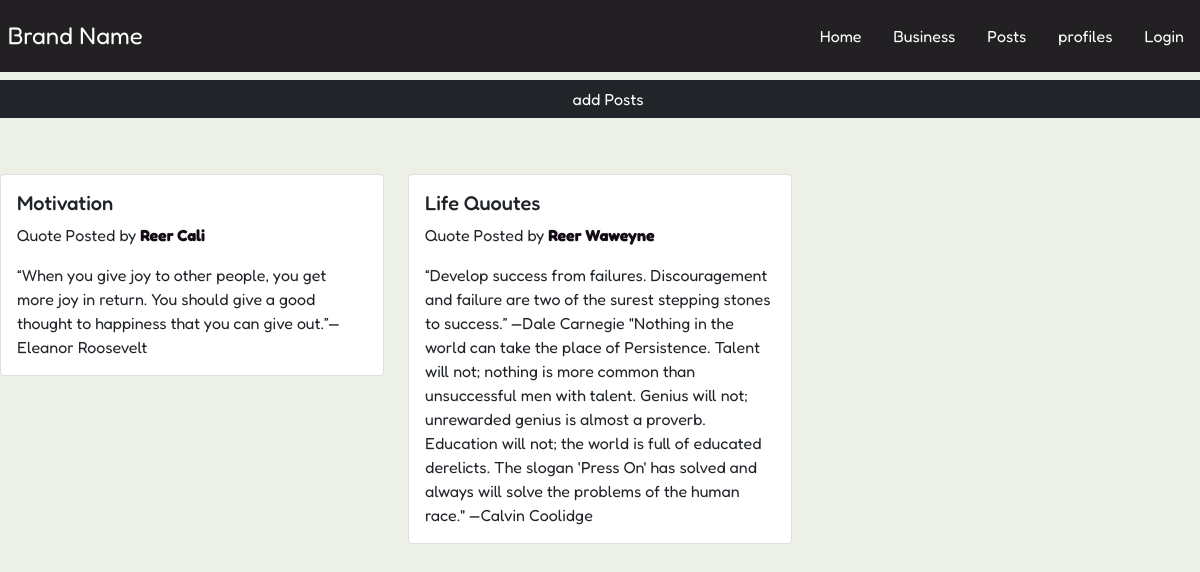
Page /post/ on the committed database.
### Myneighbor/models.py (models this page shows, shortened)
class Post(models.Model):
    title=models.CharField(max_length=200)
    post = models.TextField()
    neighbor = models.ForeignKey(Neighbor, on_delete=models.CASCADE, blank=True)
    created = models.DateTimeField(auto_now_add=True)
    id = models.UUIDField(default=uuid.uuid4,unique=True,primary_key=True,editable=False)

class Neighbor(models.Model):
    user= models.ForeignKey(Profile,null=True,blank=True,on_delete=models.SET_NULL)
    name=models.CharField(max_length=200)
    location=models.CharField(max_length=200,null=True,blank=True)
    occupation=models.CharField(max_length=200,null=True,blank=True)
    featured_image = models.ImageField(null=True,blank=True, default="default.jpg")
    created = models.DateTimeField(auto_now_add=True)
    id = models.UUIDField(default=uuid.uuid4,unique=True,primary_key=True,editable=False)

### Myneighbor/views.py (the view)
# urls.py: path('post/', views.post, name='post'),
def post(request):
    posts=Post.objects.all()
    context={'posts':posts}
    return render(request, 'posts/post.html', context)

### Myneighbor/templates/posts/post.html
{% extends 'base.html' %}
{% block content %}
<div class="col-md-12">
    <div class="row">
        <a href="" class="btn btn-dark m-2 ">add Posts</a>
        {% for post in posts %}
       <div class="col-md-4  ml-7">
            <div class="card caars my-5  "  >
                <div class="card-body">
                    <h5 class="card-title">{{post.title}}</h5>
                    <p>Quote Posted by <strong><a href="">{{post.neighbor.name}}</a> </strong></p>
                    <p class="card-text">{{post.post}}</p>
                </div>
              </div>
        </div>
        {% empty %}
        <h3>No  posts added</h3>
        {% endfor %}
    </div>
</div>
{% endblock%}

### static/styles/main.css (style rules this page uses)
* { margin: 0; padding: 0; box-sizing: border-box; }
body { font-family: 'Fredoka', sans-serif; background-color: rgb(237, 240, 231); }
a { text-shadow: 0px 0px 3px rgba(117, 117, 117, 0.12); color: #140a16; text-decoration: none }

### rows in the picture
Post: title "Motivation", neighbor.name "Reer Cali", post "“When you give joy to other people, you get more joy in return. You should give a good thought to happiness that you can give out.”— Eleanor Roosevelt"
Post: title "Life Quoutes", neighbor.name "Reer Waweyne", post "“Develop success from failures. Discouragement and failure are two of the surest stepping stones to success.” —Dale Carnegie \"Nothing in the world can take the place of Persistence. Talent will not; nothing is more common than unsuccessful men with talent. Genius will not; unrewarded genius is almost a proverb. Education will not; the world is full of educated derelicts. The slogan 'Press On' has solved and always will solve the problems of the human race.\" —Calvin Coolidge"
